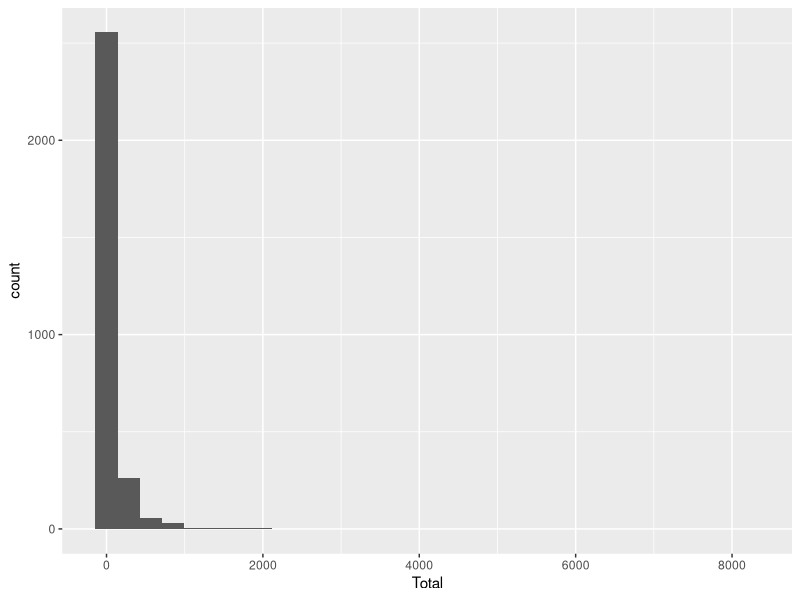
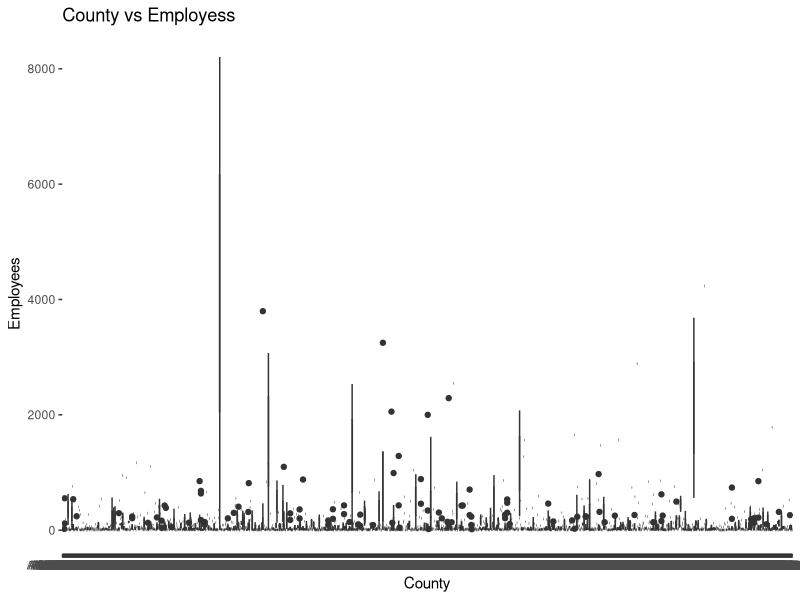
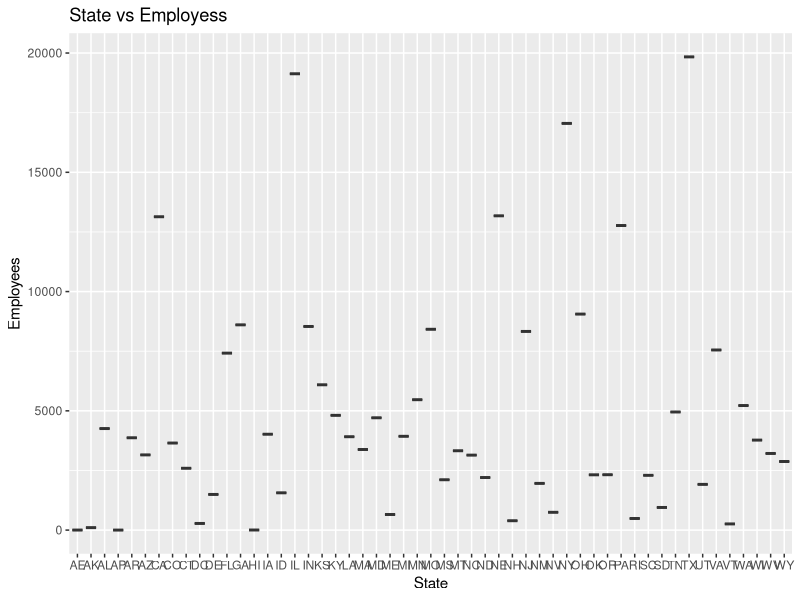
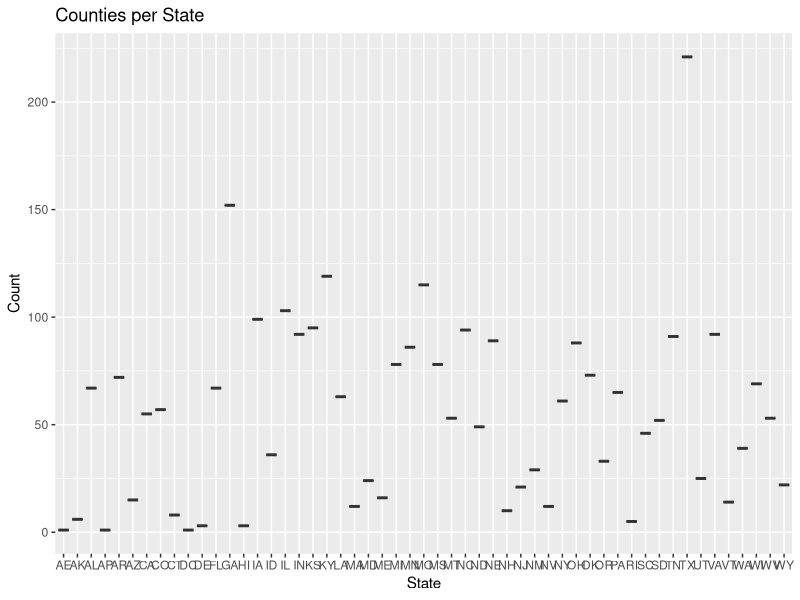

Generate these figures, in order, with R:
## ---- chunk 1
#| label: setup
#| warning: false
#| message: false

library(tidyverse)
library(ggplot2)
library(readxl)

knitr::opts_chunk$set(echo = TRUE, warning=FALSE, message=FALSE)
## ---- chunk 2
employ <- read_excel("_data/StateCounty2012.xls", skip=4, col_names = c("State", "B1", "County", "B2", "Total"))


## ---- chunk 3
employment <- employ %>%
  select("State", "County", "Total")

employment

employment <- employment %>%
  drop_na()

employment

## ---- chunk 4
#State and its total employees
total <- employment %>%
  group_by(State) %>%
  summarise(Employees = sum(Total)) %>%
  select(State, Employees)
total

state_count <- employment %>%
  count(State)

state_count
## ---- chunk 5
ggplot(employment, aes(Total)) + geom_histogram()
## ---- chunk 6
#Graph for County vs Employees
ggplot(employment, aes(County, Total)) +
  geom_boxplot() +
  labs(title = "County vs Employess", y = "Employees", x = "County")
#Graph for State vs Employees
ggplot(total, aes(State, Employees)) + 
  geom_boxplot() +
  labs(title = "State vs Employess", y = "Employees", x = "State")
#Graph for No. of Counties per State
ggplot(state_count, aes(State, n)) + 
  geom_boxplot() +
  labs(title = "Counties per State", y = "Count", x = "State")
